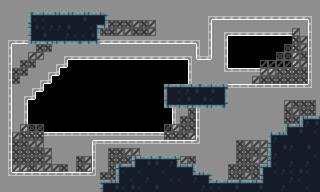

Below is a game level as drawn by its tile map, then a one-line description and the .tmx that defines it (tile-layer data replaced by summaries):
An orthogonal 40x24 tile map with 8x8 px tiles, 5 tile layers (Tile Layer 4, Tile Layer 5, Tile Layer 1, Tile Layer 2, ...), 3 tilesets and 9 objects.

<map version="1.10" tiledversion="1.11.2" orientation="orthogonal" renderorder="right-down" width="40" height="24" tilewidth="8" tileheight="8" infinite="0" nextlayerid="8" nextobjectid="18">
 <tileset firstgid="1" source="../panels.tsx" />
 <tileset firstgid="61" source="../slabs.tsx" />
 <tileset firstgid="121" source="../grating.tsx" />
 <group id="6" name="Group Layer 1" tintcolor="#8b8b8b">
  <layer id="5" name="Tile Layer 4" width="40" height="24">
   <data>[960 cells, 491 non-empty, 38 distinct tile ids]</data>
  </layer>
  <layer id="7" name="Tile Layer 5" width="40" height="24" offsetx="4" offsety="4">
   <data>[960 cells, 73 non-empty, 9 distinct tile ids]</data>
  </layer>
 </group>
 <layer id="1" name="Tile Layer 1" width="40" height="24">
  <data>[960 cells, 615 non-empty, 31 distinct tile ids]</data>
 </layer>
 <layer id="3" name="Tile Layer 2" width="40" height="24">
  <data>[960 cells, 228 non-empty, 36 distinct tile ids]</data>
 </layer>
 <layer id="4" name="Tile Layer 3" width="40" height="24" offsetx="4" offsety="4">
  <data>[960 cells, 64 non-empty, 9 distinct tile ids]</data>
 </layer>
 <objectgroup id="2" name="Collision">
  <object id="9" x="196" y="44">
   <polygon points="0,0 16,0 16,16 0,16" />
  </object>
  <object id="10" x="212" y="20">
   <polygon points="0,0 0,-20 108,-20 108,0" />
  </object>
  <object id="11" x="308" y="20">
   <polygon points="0,0 0,120 12,120 12,0" />
  </object>
  <object id="12" x="196" y="108">
   <polygon points="0,0 0,-24 -32,-24 -32,0" />
  </object>
  <object id="13" x="196" y="84">
   <polygon points="0,0 112,0 112,56 0,56" />
  </object>
  <object id="14" x="320" y="140">
   <polygon points="0,0 -228,0 -228,52 0,52" />
  </object>
  <object id="15" x="92" y="172">
   <polygon points="0,0 -92,0 -92,20 0,20" />
  </object>
  <object id="16" x="12" y="172">
   <polygon points="0,0 0,-128 -12,-128 -12,0" />
  </object>
  <object id="17" x="0" y="44">
   <polygon points="0,0 212,0 212,-44 0,-44" />
  </object>
 </objectgroup>
</map>